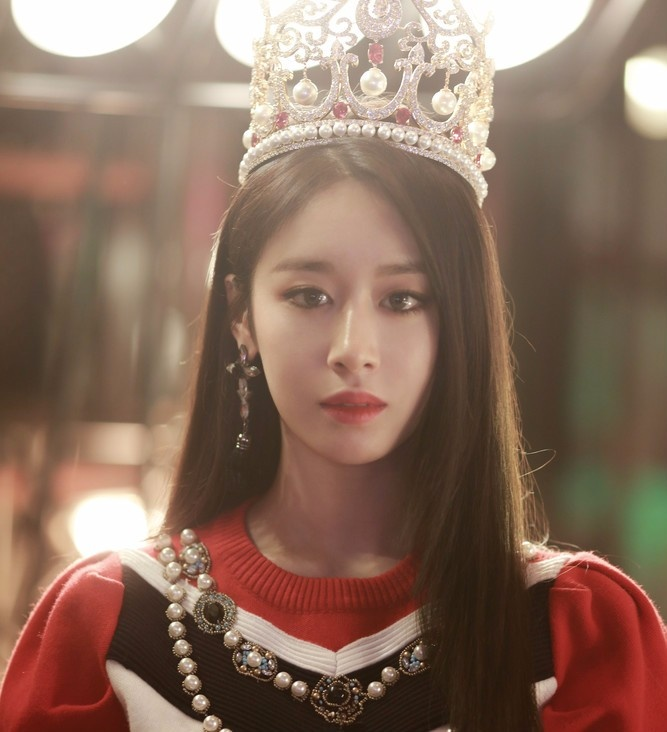
#> input picture WebServer/img_input/input.jpg, 667 x 732 px; its folder holds only this picture in this run
$ python -i detect.py   (imports and definitions only)   (Python 2 division)
#> lines starting #> are read from the running program, lines starting #| are printed output that depends on the picture
import cv2
import os
import numpy as np
import pickle
import shutil
import math
from PIL import Image
from PIL import ImageDraw


def detectFaces(image_name):
	img = cv2.imread(image_name)
	face_cascade = cv2.CascadeClassifier("/usr/share/opencv/haarcascades/haarcascade_frontalface_default.xml")
	if(img.ndim == 3):
		gray = cv2.cvtColor(img,cv2.COLOR_BGR2GRAY)
	else:
		gray = img
	faces = face_cascade.detectMultiScale(gray,1.2,5)
	result = []
	for (x,y,width,height) in faces:
		result.append((x,y,x+width,y+height))
	return result

def saveFaces(image_name):
	faces = detectFaces(image_name)
	file_name = ""
	if(faces):
		save_dir = image_name.split('.')[0]+"_faces"
		os.mkdir(save_dir)
		count = 0
		for (x1,y1,x2,y2) in faces:
			file_name = os.path.join(save_dir,str(count)+".jpg")
			Image.open(image_name).crop((x1,y1,x2,y2)).save(file_name)
			count += 1
        img = cv2.imread(file_name)
        shutil.rmtree(os.getcwd() + '/' + image_name.split('.')[0]+"_faces")
        return img


def img_to_vp(img):
    return get_vp(change_p(get_p(img,4,4)))


def get_data(img):
    H = len(img)
    W = len(img[0])
    data = np.zeros((H,W,3))
    for i in range(H):
        for j in range(W):
            data[i,j][0] = img[i,j][0]
            data[i,j][1] = img[i,j][1]
            data[i,j][2] = img[i,j][2]
    return data,H,W

def get_bgr(image_data,x1,y1,x2,y2):
    b = 0
    g = 0
    r = 0
    for i in range(x1,x2):
        for j in range(y1,y2):
            b += image_data[i,j][0]
            g += image_data[i,j][1]
            r += image_data[i,j][2]
    total = float(b + g + r)
    bgr = [b/total,g/total,r/total]
    return bgr

def get_p(img,nx = 2, ny = 2):
    p = []
    data, H, W = get_data(img)
    h = float(H)/nx
    w = float(W)/ny
    for i in range(nx):
        for j in range(ny):
            p.append(get_bgr(data,int(i*h),int(j*w),int((i+1)*h),int((j+1)*w)))
    return p

def change_p(p, d = 48, x1 = 0.31973228, x2 = 0.34527915):
    global find_bound_set
    new_p = []
    for i in range(d/3):
        for j in range(3):
            if(p[i][j] < x1):
                new_p.append(0)
            elif(p[i][j] >= x1 and p[i][j] < x2):
                new_p.append(1)
            else:
                new_p.append(2)
    return new_p

def get_vp(p,d = 48):
    vp = ''
    for i in range(d):
        if(p[i] == 0):
            vp += '00'
        elif(p[i] == 1):
            vp += '10'
        else:
            vp += '11'
    return vp


def my_hash(vp,I = [1,3,5,7,9,11,13,15,17,19,21,23,25,27,29,31,33,35,37,39,41,43,45,47,49,51,53,55,57,59,61,63,65,67,69,70,71,73,75,77,79,81,83,85,87,89,91,93,95]):
    result = ''
    for i in I:
        result += vp[int(i) - 1]
    return result

# [9 lines left out: function get_hash_dic, not called in this run]

def find_box(tgt_hash_vp,dic):
    return dic[tgt_hash_vp]

# [75 lines left out: functions NN_find, path_to_name, my_equ, dic_pickle, not called in this run]


def person_detect(img_name):
    # [5 lines of commented-out code are left out]

    target_img = saveFaces(img_name)
#> in detectFaces, img is the input picture: shape (732, 667, 3); mean B, G, R 93.5, 109.4, 138.1
#> in detectFaces, `gray = cv2.cvtColor(img,cv2.COLOR_BGR2GRAY)`:
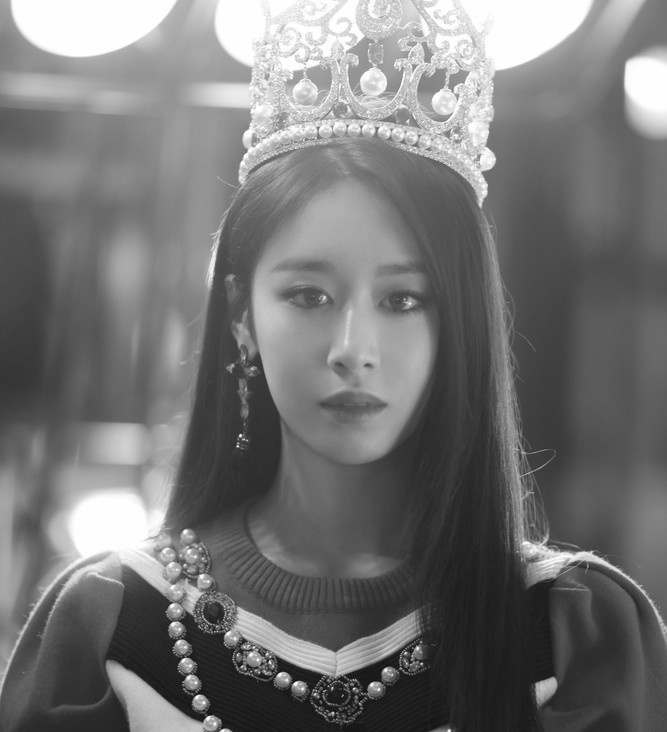
#> gray: shape (732, 667); min 6, max 255, mean 116.2
#> in detectFaces, `faces = face_cascade.detectMultiScale(gray,1.2,5)`: faces = [[222, 200, 258, 258]]
#> the loop in detectFaces, `for (x,y,width,height) in faces:` made 1 pass
#> after the loop in detectFaces, `for (x,y,width,height) in faces:`: result = [(222, 200, 480, 458)]
#> in saveFaces, `Image.open(image_name).crop((x1,y1,x2,y2)).save(file_name)`:
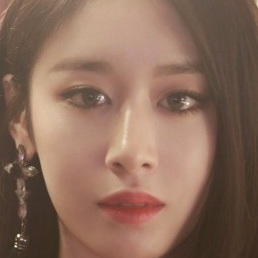
#> saved as 0.jpg: PIL image 258x258 RGB; mean R, G, B 139.1, 108.2, 91.5


    tgt_p = get_p(target_img,4,4)
#> in get_data, `H = len(img)`: H = 258
#> in get_p, `h = float(H)/nx`: h = 64.5
#> after the loop in get_p, `for i in range(nx):`: p = 16 items, first 6: [0.272, 0.326, 0.402], [0.281, 0.325, 0.394], [0.281, 0.321, 0.399], [0.275, 0.326, 0.398], [0.272, 0.327, 0.4], [0.272, 0.317, 0.411]
#> tgt_p has the same summary as p in get_p

    tgt_vp = get_vp(change_p(tgt_p))

    tgt_hash_vp = my_hash(tgt_vp)
#> the loop in my_hash, `for i in I:` made 49 passes
#> (i, result) on passes 2 to 13: (3, '01'), (5, '011'), (7, '0110'), (9, '01101'), (11, '011011'), (13, '0110110'), (15, '01101101'), (17, '011011011'), (19, '0110110110'), (21, '01101101101'), (23, '011011011011'), (25, '0110110110110')
#> i on passes 41 to 46: 79, 81, 83, 85, 87, 89

#> (the run stopped early here; a loop or call above may not have finished)
